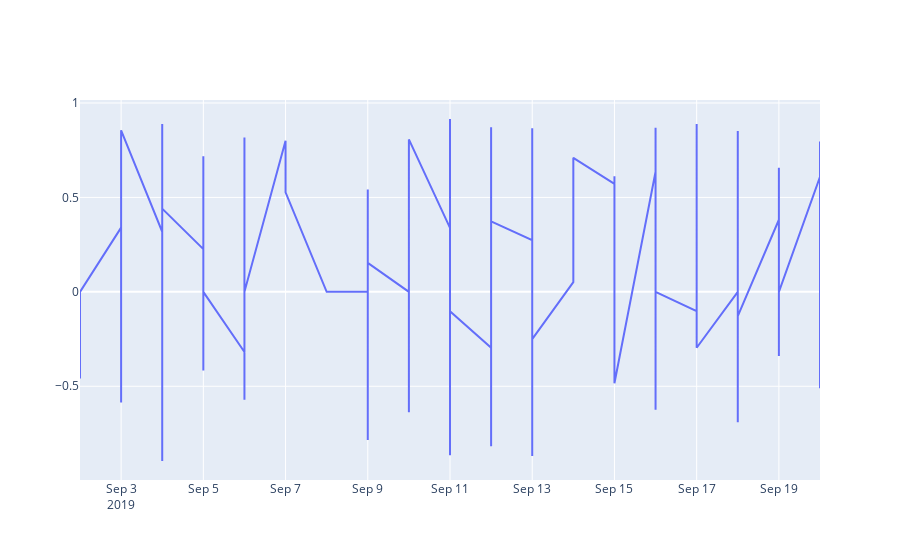

The notebook cell this image was saved under:
### Code cell
#total finvader news sentiment(s) against date
fig = go.Figure([go.Scatter(x=Apl_finv_19_09_10['Date'], y=Apl_finv_19_09_10['sentiment_tot'])])
fig.show()

### Figure 1 — Plotly figure (JSON) as saved in the notebook; plotly's stock layout.template omitted (floating-point values rounded to 4 significant figures; data arrays with more than 128 entries replaced by an {"elided": "..."} marker saying what was removed)
{"data": [{"type": "scatter", "x": {"elided": "299 str values"}, "y": {"elided": "299 float values"}}], "layout": {}}
